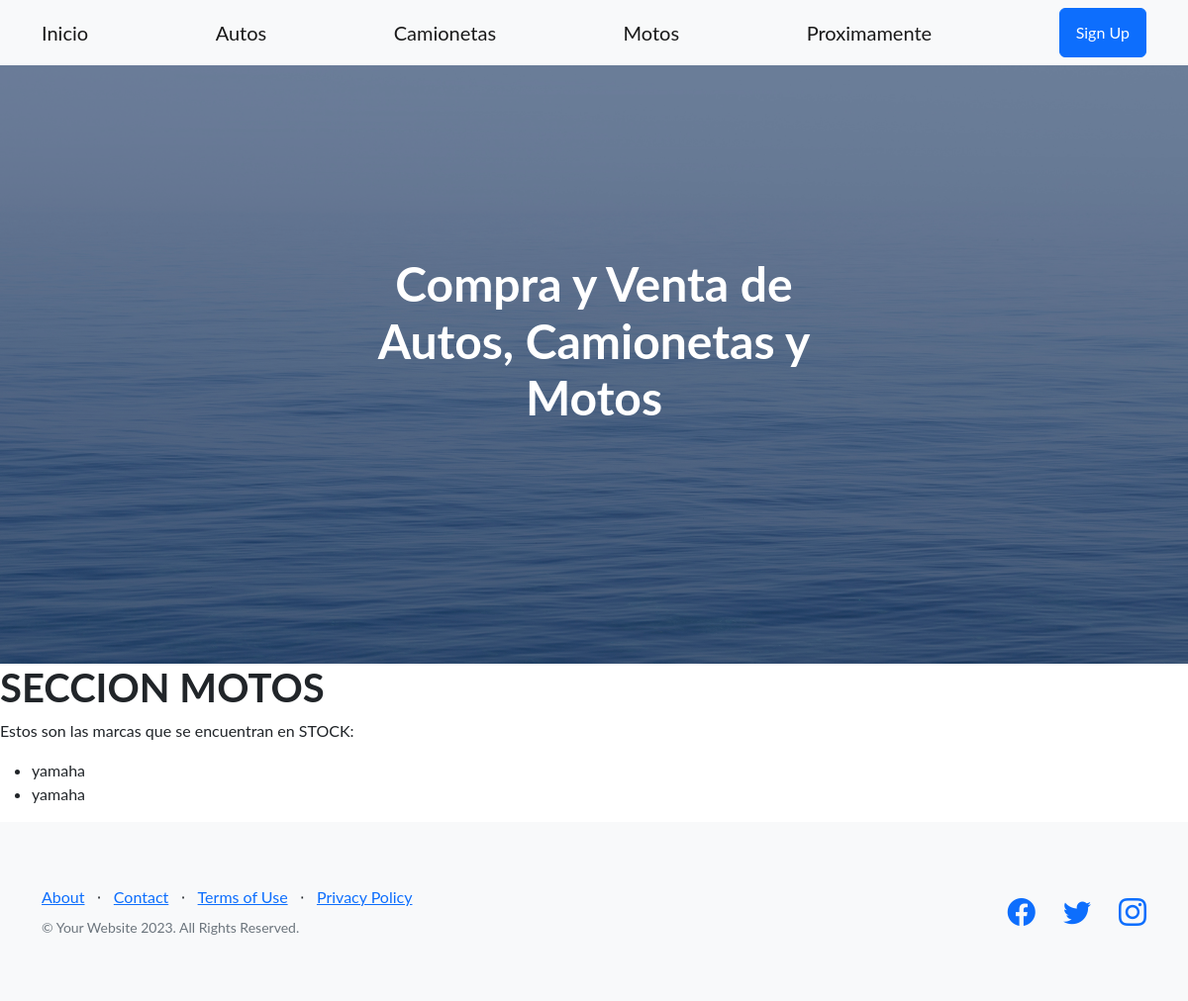
The page /CompraVenta/stock-motos/ on the database as committed earlier.
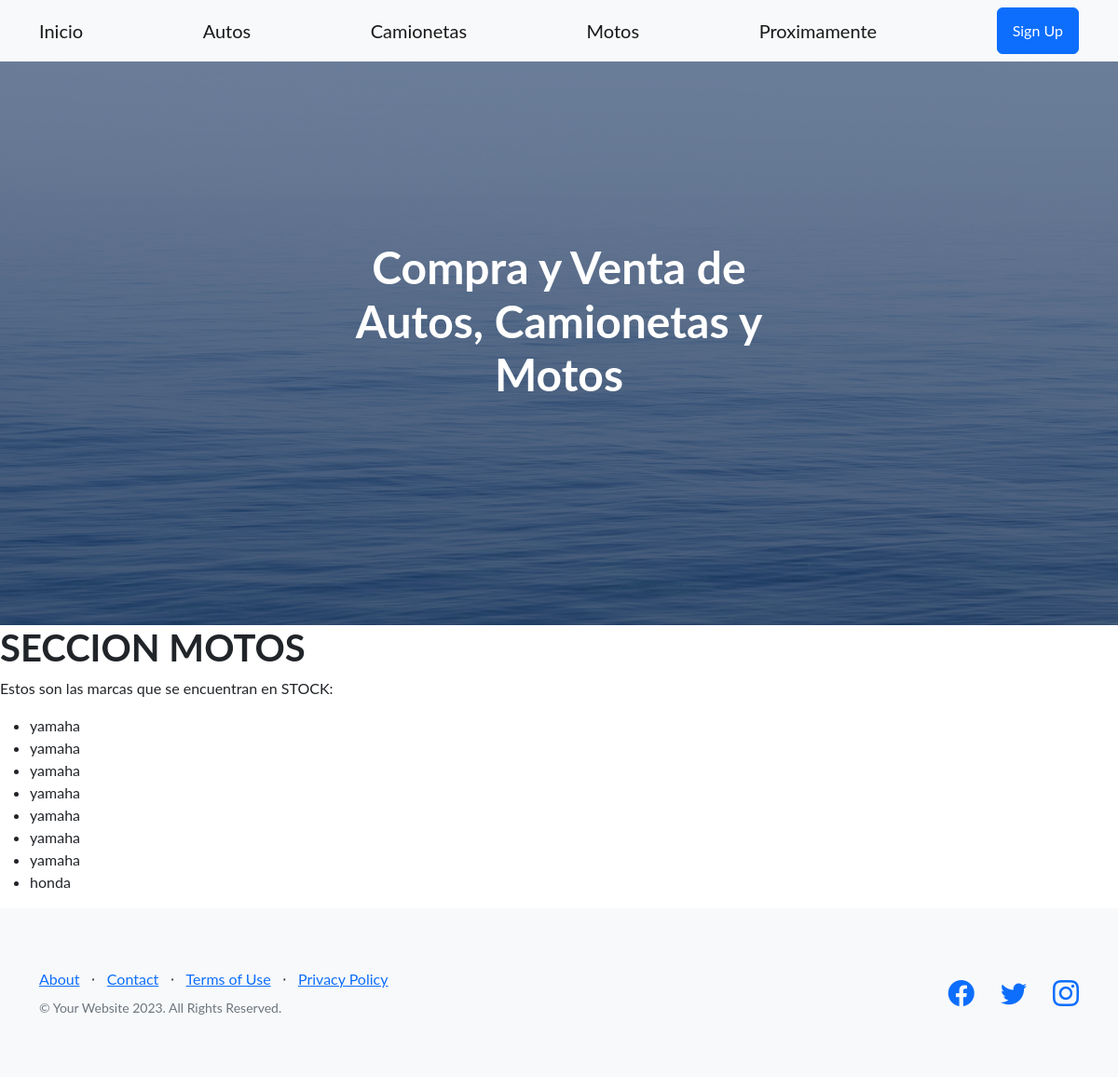
The same page on the database as committed later.
### CompraVenta/models.py (models this page shows)
class Moto(models.Model):
    marca = models.CharField(max_length=50)
    modelo = models.CharField(max_length=50)
    anio = models.IntegerField(max_length=4)

### CompraVenta/views.py (the view)
# urls.py: path('stock-motos/', stock_motos, name="Stock_Motos"),
def stock_motos(req):
     stock = Moto.objects.all()
     return render(req, "stock_motos.html", {"stock_motos": stock})

### CompraVenta/templates/stock_motos.html
{% extends 'padre.html' %}
{% block ContenidoQueCambia %}
<h1>SECCION MOTOS</h1>
<p>Estos son las marcas que se encuentran en STOCK:</p>
    <ul>
        {% for moto in stock_motos  %}
            <li>{{moto.marca}}</li>
        {% endfor %}
    </ul>
{% endblock ContenidoQueCambia %}

### CompraVenta/templates/padre.html (shortened to what this page needs)
<!DOCTYPE html>
<html lang="en">
    <head>
        {% load static %}
        <link href="https://cdn.jsdelivr.net/npm/bootstrap-icons@1.5.0/font/bootstrap-icons.css" rel="stylesheet" type="text/css" />
        <link href="{% static 'css/styles.css' %}"   rel="stylesheet" />
    </head>
    <body>
        {% include 'navbar.html' %}
        <header class="masthead">
            <div class="container position-relative">
                <div class="row justify-content-center">
                    <div class="col-xl-6">
                        <div class="text-center text-white">
                            <h1 class="mb-5">Compra y Venta de Autos, Camionetas y Motos</h1>
                        </div>
                    </div>
                </div>
            </div>
        </header>
        {% block ContenidoQueCambia %}
        {% endblock ContenidoQueCambia %}
        <footer class="footer bg-light">
            <div class="container">
                <div class="row">
                    <div class="col-lg-6 h-100 text-center text-lg-start my-auto">
                        <ul class="list-inline mb-2">
                            <li class="list-inline-item"><a href="#!">About</a></li>
                            <li class="list-inline-item">⋅</li>
                            <li class="list-inline-item"><a href="#!">Contact</a></li>
                            <li class="list-inline-item">⋅</li>
                            <li class="list-inline-item"><a href="#!">Terms of Use</a></li>
                            <li class="list-inline-item">⋅</li>
                            <li class="list-inline-item"><a href="#!">Privacy Policy</a></li>
                        </ul>
                        <p class="text-muted small mb-4 mb-lg-0">&copy; Your Website 2023. All Rights Reserved.</p>
                    </div>
                    <div class="col-lg-6 h-100 text-center text-lg-end my-auto">
                        <ul class="list-inline mb-0">
                            <li class="list-inline-item me-4">
                                <a href="#!"><i class="bi-facebook fs-3"></i></a>
                            </li>
                            <li class="list-inline-item me-4">
                                <a href="#!"><i class="bi-twitter fs-3"></i></a>
                            </li>
                            <li class="list-inline-item">
                                <a href="#!"><i class="bi-instagram fs-3"></i></a>
                            </li>
                        </ul>
                    </div>
                </div>
            </div>
        </footer>
    </body>
</html>

### CompraVenta/templates/navbar.html
<nav class="navbar navbar-light bg-light static-top">
    <div class="container">
        <a class="navbar-brand" href="{% url 'Inicio' %}">Inicio</a>
        <a class="navbar-brand" href="{% url 'Stock_Autos' %}">Autos</a>
        <a class="navbar-brand" href="{% url 'Stock_Camionetas' %}">Camionetas</a>
        <a class="navbar-brand" href="{% url 'Stock_Motos'%}">Motos</a>
        <a class="navbar-brand" href="#!">Proximamente</a>
        <a class="btn btn-primary" href="#signup">Sign Up</a>
    </div>
</nav>

Rows that differ between the two databases and show on the page:
added Moto: marca "yamaha"
added Moto: marca "yamaha"
added Moto: marca "yamaha"
added Moto: marca "yamaha"
added Moto: marca "yamaha"
added Moto: marca "honda"
